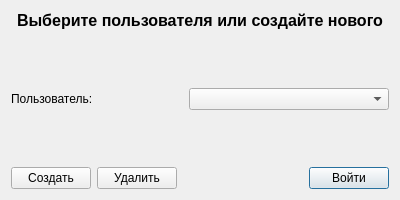
<?xml version="1.0" encoding="UTF-8"?>
<ui version="4.0">
 <class>LoginDialog</class>
 <widget class="QDialog" name="LoginDialog">
  <property name="geometry">
   <rect>
    <x>0</x>
    <y>0</y>
    <width>400</width>
    <height>200</height>
   </rect>
  </property>
  <property name="windowTitle">
   <string>Выбор пользователя</string>
  </property>
  <layout class="QVBoxLayout" name="verticalLayout">
   <item>
    <widget class="QLabel" name="titleLabel">
     <property name="text">
      <string>Выберите пользователя или создайте нового</string>
     </property>
     <property name="alignment">
      <set>Qt::AlignCenter</set>
     </property>
     <property name="font">
      <font>
       <pointsize>12</pointsize>
       <weight>75</weight>
       <bold>true</bold>
      </font>
     </property>
    </widget>
   </item>
   <item>
    <spacer name="verticalSpacer">
     <property name="orientation">
      <enum>Qt::Vertical</enum>
     </property>
     <property name="sizeHint" stdset="0">
      <size>
       <width>20</width>
       <height>20</height>
      </size>
     </property>
    </spacer>
   </item>
   <item>
    <layout class="QHBoxLayout" name="userLayout">
     <item>
      <widget class="QLabel" name="userLabel">
       <property name="text">
        <string>Пользователь:</string>
       </property>
      </widget>
     </item>
     <item>
      <widget class="QComboBox" name="userComboBox">
       <property name="minimumSize">
        <size>
         <width>200</width>
         <height>0</height>
        </size>
       </property>
      </widget>
     </item>
    </layout>
   </item>
   <item>
    <spacer name="verticalSpacer_2">
     <property name="orientation">
      <enum>Qt::Vertical</enum>
     </property>
     <property name="sizeHint" stdset="0">
      <size>
       <width>20</width>
       <height>20</height>
      </size>
     </property>
    </spacer>
   </item>
   <item>
    <layout class="QHBoxLayout" name="buttonsLayout">
     <item>
      <widget class="QPushButton" name="createUserButton">
       <property name="text">
        <string>Создать</string>
       </property>
      </widget>
     </item>
     <item>
      <widget class="QPushButton" name="deleteUserButton">
       <property name="text">
        <string>Удалить</string>
       </property>
      </widget>
     </item>
     <item>
      <spacer name="horizontalSpacer">
       <property name="orientation">
        <enum>Qt::Horizontal</enum>
       </property>
       <property name="sizeHint" stdset="0">
        <size>
         <width>40</width>
         <height>20</height>
        </size>
       </property>
      </spacer>
     </item>
     <item>
      <widget class="QPushButton" name="loginButton">
       <property name="text">
        <string>Войти</string>
       </property>
       <property name="default">
        <bool>true</bool>
       </property>
      </widget>
     </item>
    </layout>
   </item>
  </layout>
 </widget>
 <resources/>
 <connections/>
</ui>
